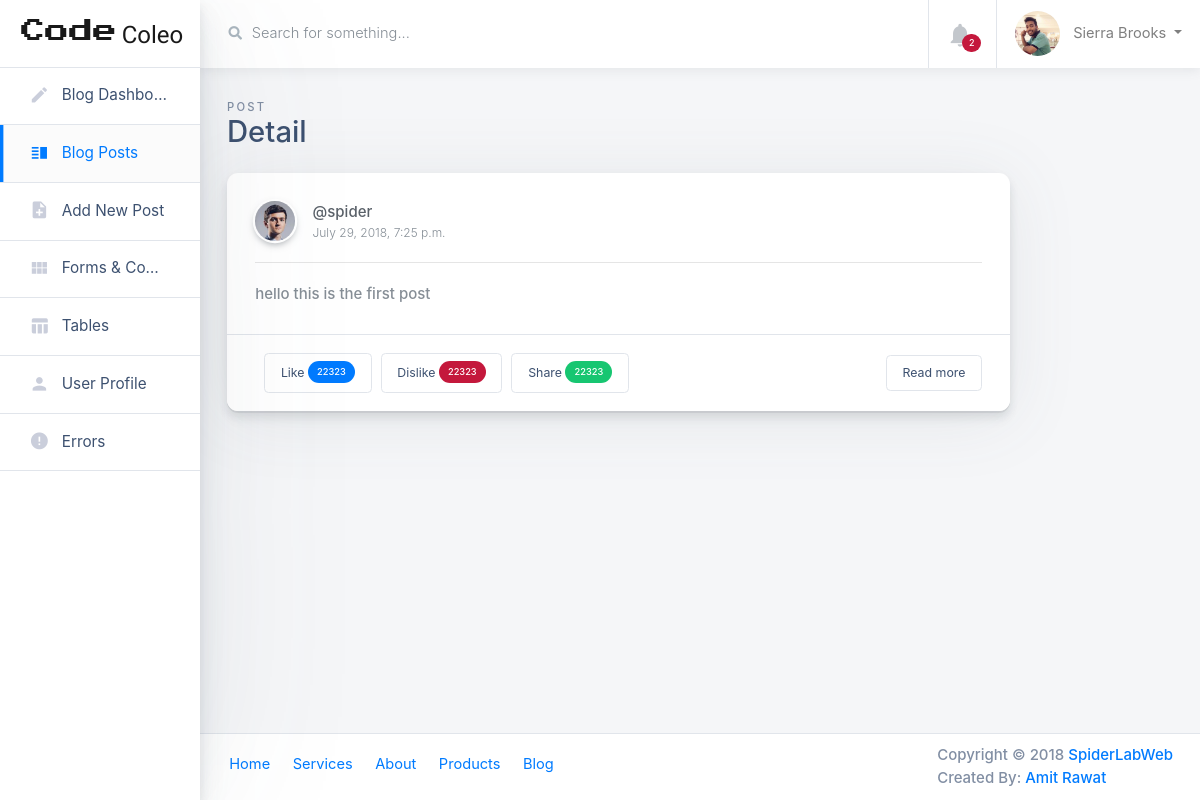
Page /post/detail/15/ on the committed database.
### posts/models.py (models this page shows, shortened)
class Post(models.Model):
    user = models.ForeignKey(settings.AUTH_USER_MODEL,default=1)
    title = models.CharField(max_length=50, blank=True, null=True)
    content = models.CharField(max_length=155)
    timestamp = models.DateTimeField(auto_now_add=True)
    updated = models.DateTimeField(auto_now=True)
    class Meta:
        ordering = ['-timestamp']

### posts/views.py (the view)
# urls.py: url(r'^detail/(?P<pk>\d+)/$', PostDetailView.as_view(), name='detail'),
class PostDetailView(DetailView):
    template_name = "posts/post_detail.html"
    def get_object(self):
        pk = self.kwargs.get('pk')
        return Post.objects.get(id=pk)
    def get_context_data(self, **kwargs):
        context = super(PostDetailView, self).get_context_data(**kwargs)
        context["sidebar"] = True
        return context

### posts/templates/posts/post_detail.html (shortened to what this page needs)
{% extends "base.html" %}
{% load static %}
{% block sidebar %}
<aside class="main-sidebar col-12 col-md-3 col-lg-2 px-0">
    <div class="main-navbar">
      <nav class="navbar align-items-stretch navbar-light bg-white flex-md-nowrap border-bottom p-0">
        <a class="navbar-brand w-100 mr-0" href="#" style="line-height: 25px;">
          <div class="d-table m-auto">
            <span class="d-none d-md-inline ml-1" style="font-family: 'Press Start 2P', cursive; font-size: 24px; ">Code</span> <span class="d-none d-md-inline ml-1" style="font-family: 'Orbitron', sans-serif; font-size: 24px;">Coleo</span>
          </div>
        </a>
      </nav>
    </div>
    <div class="nav-wrapper">
      <ul class="nav flex-column">
        <li class="nav-item">
          <a class="nav-link " href="index.html">
            <i class="material-icons">edit</i>
            <span>Blog Dashboard</span>
          </a>
        </li>
        <li class="nav-item">
          <a class="nav-link active" href="components-blog-posts.html">
            <i class="material-icons">vertical_split</i>
            <span>Blog Posts</span>
          </a>
        </li>
        <li class="nav-item">
          <a class="nav-link" href="add-new-post.html">
            <i class="material-icons">note_add</i>
            <span>Add New Post</span>
          </a>
        </li>
        <li class="nav-item">
          <a class="nav-link " href="form-components.html">
            <i class="material-icons">view_module</i>
            <span>Forms &amp; Components</span>
          </a>
        </li>
        <li class="nav-item">
          <a class="nav-link " href="tables.html">
            <i class="material-icons">table_chart</i>
            <span>Tables</span>
          </a>
        </li>
        <li class="nav-item">
          <a class="nav-link " href="user-profile-lite.html">
            <i class="material-icons">person</i>
            <span>User Profile</span>
          </a>
        </li>
        <li class="nav-item">
          <a class="nav-link " href="errors.html">
            <i class="material-icons">error</i>
            <span>Errors</span>
          </a>
        </li>
      </ul>
    </div>
  </aside>
{% endblock sidebar %}
{% block main-container-bar %}
<main class="main-content  col-sm-12 p-0 {% if sidebar %} col-lg-10 col-md-9 col-sm-12 p-0 offset-lg-2 offset-md-3 {% else %} col-lg-12 col-md-12 col-sm-12 p-0 {% endif %}">
    <div class="main-navbar sticky-top bg-white">
{% endblock main-container-bar %}
{% block page-header %}
<div class="page-header row no-gutters py-4">
    <div class="col-12 col-sm-4 text-center text-sm-left mb-0">
        <span class="text-uppercase page-subtitle">Post</span>
        <h3 class="page-title">Detail</h3>
    </div>
</div>
{% endblock page-header %}
{% block content %}
<div class="row">
  <div class="col-lg-10">
      <div class="card card-small card-post mb-4">
          <div class="card-body">
    <div class="card-post__author d-flex">
        <a href="#" class="card-post__author-avatar card-post__author-avatar--small" style="background-image: url('images/avatars/1.jpg');">Written by James Khan</a>
        <div class="d-flex flex-column justify-content-center ml-3">
        <span class="card-post__author-name">@{{object.user}}</span>
        <small class="text-muted">{{object.timestamp}}</small>
        </div>
    </div><hr>
    <p class="card-text text-muted"> {{object.content}}</p>
          </div>
          <div class="card-footer border-top d-flex">
    <div class="my-auto ml-2">
      <a class="btn btn-sm btn-white" href="#"> Like <span class="badge badge-pill badge-primary">22323</span></a>
    </div>
    <div class="my-auto ml-2">
                  <a class="btn btn-sm btn-white" href="#"> Dislike <span class="badge badge-pill badge-danger">22323</span> </a>
    </div>
    <div class="my-auto ml-2">
                  <a class="btn btn-sm btn-white" href="#"> Share <span class="badge badge-pill badge-success">22323</span> </a>
              </div>
              <div class="my-auto ml-auto">
                  <a class="btn btn-sm btn-white" href="#"> Read more </a>
              </div>
          </div>
      </div>
  </div>
</div>
{% endblock content %}

### rows in the picture
Post: user "spider", timestamp "July 29, 2018, 7:25 p.m.", content "hello this is the first post"
